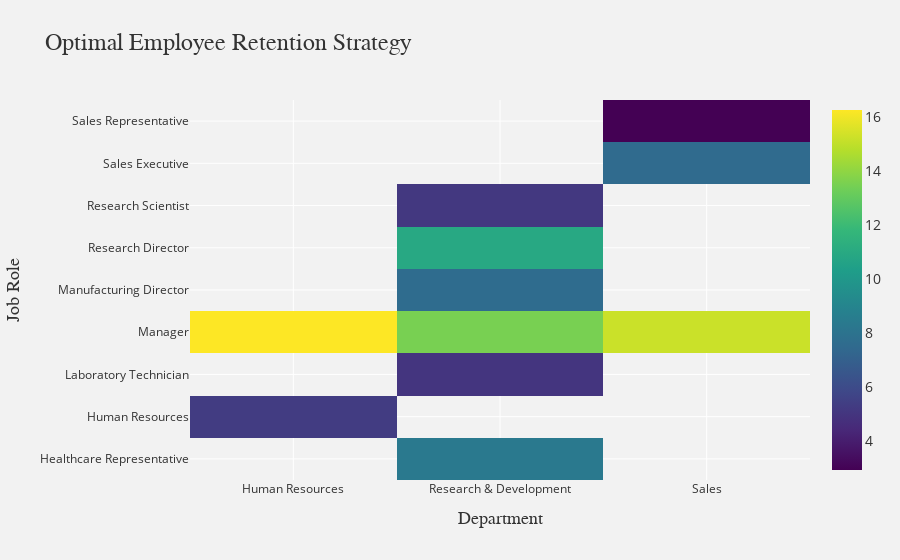

Here is the notebook cell this chart was saved with:
### Markdown cell above
## **Optimal Employee Retention Strategy**

### Code cell
pivot_df = df.pivot_table(index='JobRole', columns='Department', values='YearsAtCompany', aggfunc='mean')

fig = go.Figure(data=go.Heatmap(
    z=pivot_df.values.tolist(),
    x=pivot_df.columns.tolist(),
    y=pivot_df.index.tolist(),
    colorscale='Viridis',
    zmin=0,
    zmax=pivot_df.values.max(),
    hovertemplate="<b>Job Role: %{y}</b><br><b>Department: %{x}</b><br><b>Average Years at Company: %{z:.2f}</b>"
))

fig.update_layout(
    title={
        'text': 'Optimal Employee Retention Strategy',
        'font_size': 24,
        'font_family': 'Playfair Display',
    },
    xaxis_title={
        'text': 'Department',
        'font_size': 18,
        'font_family': 'Merriweather',
    },
    yaxis_title={
        'text': 'Job Role',
        'font_size': 18,
        'font_family': 'Merriweather',
    },
    plot_bgcolor='#F2F2F2',
    paper_bgcolor='#F2F2F2',
    font_family='Open Sans',
    font_color='#333333',
    font_size=14,
    xaxis=dict(
        tickfont=dict(size=12)
    ),
    yaxis=dict(
        tickfont=dict(size=12)
    )
)

fig.show()

### Figure 1 — Plotly figure (JSON) as saved in the notebook; plotly's stock layout.template omitted (floating-point values rounded to 4 significant figures)
{"data": [{"colorscale": [[0, "#440154"], [0.1111, "#482878"], [0.2222, "#3e4989"], [0.3333, "#31688e"], [0.4444, "#26828e"], [0.5556, "#1f9e89"], [0.6667, "#35b779"], [0.7778, "#6ece58"], [0.8889, "#b5de2b"], [1, "#fde725"]], "hovertemplate": "<b>Job Role: %{y}</b><br><b>Department: %{x}</b><br><b>Average Years at Company: %{z:.2f}</b>", "type": "heatmap", "x": ["Human Resources", "Research & Development", "Sales"], "y": ["Healthcare Representative", "Human Resources", "Laboratory Technician", "Manager", "Manufacturing Director", "Research Director", "Research Scientist", "Sales Executive", "Sales Representative"], "z": [[null, 8.364, null], [5.327, null, null], [null, 5.015, null], [16.27, 13.52, 15.22], [null, 7.599, null], [null, 10.94, null], [null, 5.113, null], [null, null, 7.526], [null, null, 2.929]], "zmax": null, "zmin": 0}], "layout": {"font": {"color": "#333333", "family": "Open Sans", "size": 14}, "paper_bgcolor": "#F2F2F2", "plot_bgcolor": "#F2F2F2", "title": {"font": {"family": "Playfair Display", "size": 24}, "text": "Optimal Employee Retention Strategy"}, "xaxis": {"tickfont": {"size": 12}, "title": {"font": {"family": "Merriweather", "size": 18}, "text": "Department"}}, "yaxis": {"tickfont": {"size": 12}, "title": {"font": {"family": "Merriweather", "size": 18}, "text": "Job Role"}}}}
